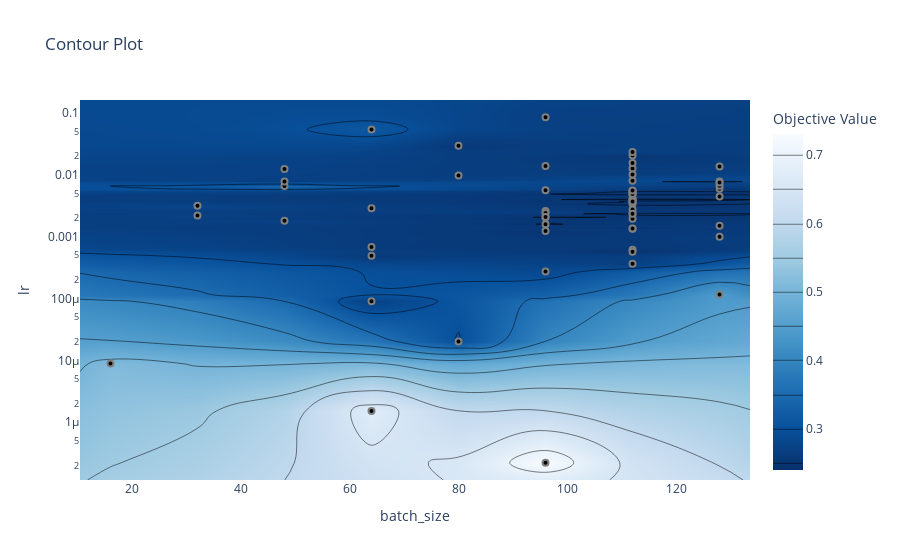

Notebook code for this chart:
### Code cell
fig = optuna.visualization.plot_contour(study, ["lr", "batch_size"])
fig.show()
